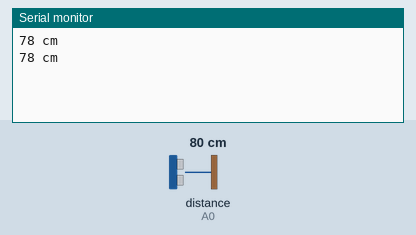
A sketch run on a simulated Arduino Uno, built with avr-gcc and run on an emulated ATmega328P. Shown: the last lines printed to the serial monitor. Wiring (inferred from the names in the program): ultrasonic range finder: trigger A1; echo A0. Inputs (shaded band) come from the test bench; at power-on: distance to the obstacle (sensor on A0) 80 cm. The echo pulse lasts 58.3 µs per cm.

Above: at 1.8 s.
1.9 s: distance to the obstacle (sensor on A0) set to 2 cm
At 2.8 s:
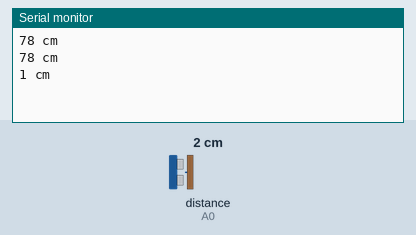
3.4 s: distance to the obstacle (sensor on A0) set to 4 cm
At 4.6 s:
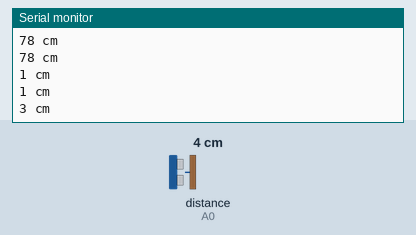
Timing chart, 0 to 6.4 s (numbered marks = the images above; inputs shaded):
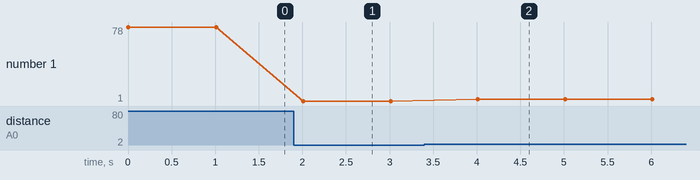

The sketch:

Ultrasonic-01.ino
```cpp
#include <AFMotor.h>    //Adafruit Motor Driver Shield library
long duration;         //duration of ultrasonic pulse
int distanceCm;        //distance in cm
void setup() {
  Serial.begin (9600);
  pinMode(A1, OUTPUT);    //Analog pin A1 connected to TRIG
  pinMode(A0, INPUT);     //Analog pin A0 connected to ECHO
}
void loop(){
  if (detectObstacle() <= 400){
    Serial.print(distanceCm);
    Serial.println(" cm");
    delay(1000);
  }
  else{}
}

int detectObstacle(){
  digitalWrite(A1, LOW);
  delayMicroseconds(2);
  digitalWrite(A1, HIGH);    //give a pulse of 10us on TRIG
  delayMicroseconds(10);
  digitalWrite(A1, LOW);
  duration = pulseIn(A0, HIGH);     //check time elasped in receiving back the pulse on ECHO
  distanceCm = duration * 0.034 / 2; //convert to distance in cm
  return distanceCm;
}
```

Measured:
- after the input at 1.9 s, the serial monitor: prints a new line after 0.11 s (image 1)
- after the input at 3.4 s, the serial monitor: prints a new line after 0.61 s (image 2)
- plotted number 1: 78 → 1 after the input at 1.9 s, 1 → 3 after the input at 3.4 s
